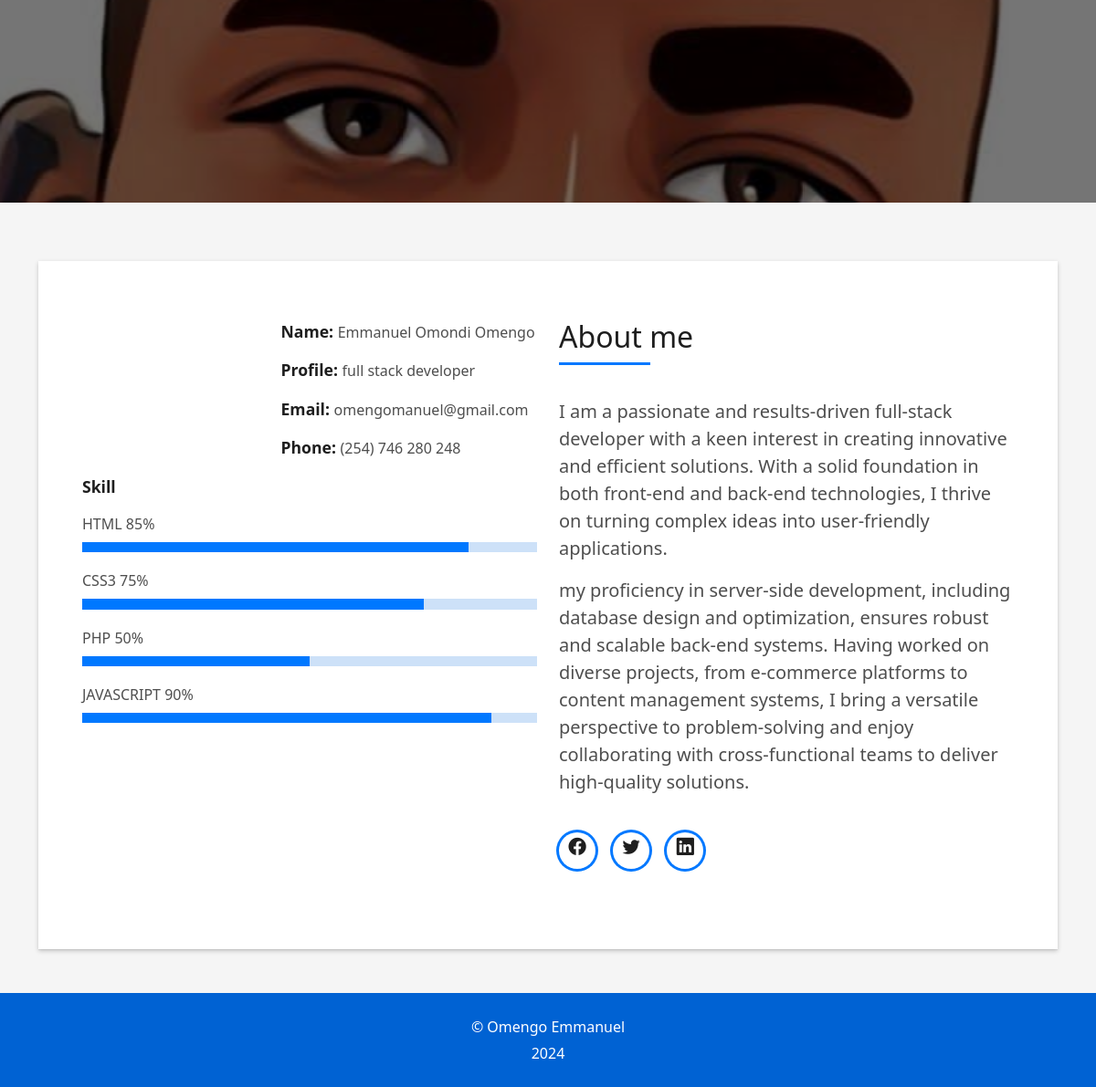
The app's page /about (lower part), older data.
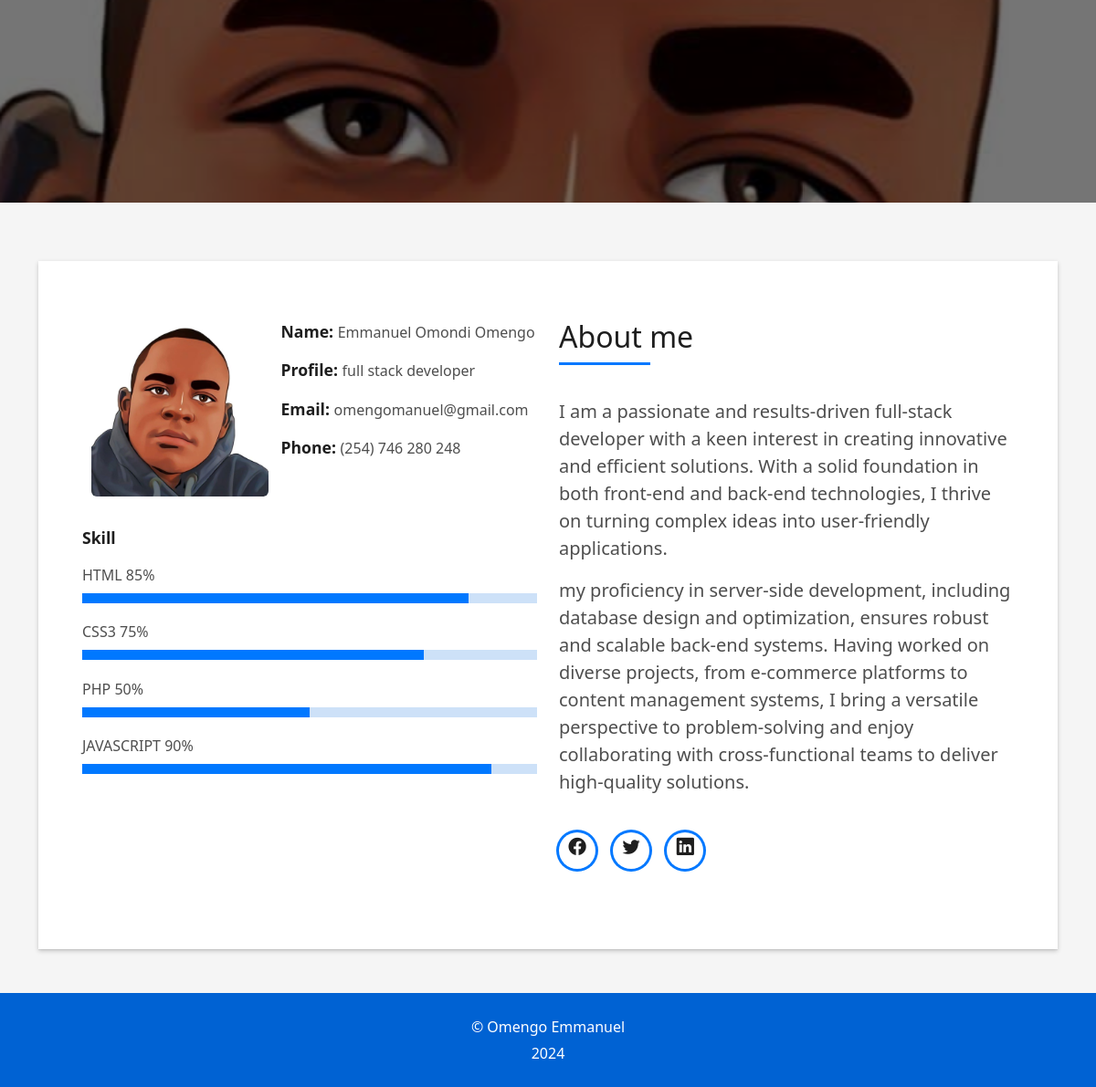
The same page, newer data.
### resume/models.py (models this page shows)
class home(models.Model):
    my_image = models.ImageField(upload_to="uploads/image")
    work_completed = models.IntegerField(default=0)
    Years_of_Experience = models.IntegerField(default=0)
    Total_Clients = models.IntegerField(default=0)
    Award_Won = models.IntegerField(default=0)

### resume/views.py (the view)
# urls.py: path('about', views.about, name="about"),
def about(request):
    homes = home.objects.all()
    return render(request, 'about.html', {'homes': homes})

### resume/templates/about.html (shortened to what the changed rows need)
{% extends 'layout.html' %}
{% load static %}
{% block body %}
    <section id="about" class="about-mf sect-pt4 route">
      <div class="container">
        <div class="row">
          <div class="col-sm-12">
            <div class="box-shadow-full">
              <div class="row">
                <div class="col-md-6">
                  <div class="row">
                    <div class="col-sm-6 col-md-5">
                      <div class="about-img">
                          {% for z in homes %}
                        <img src="/media/{{ z.my_image }}" class="img-fluid rounded b-shadow-a" alt="">
                          {% endfor %}
                      </div>
                    </div>
                  </div>
                </div>
              </div>
            </div>
          </div>
        </div>
      </div>
    </section>
{% endblock %}

Row changes from the older to the newer data that the page shows:
added home: my_image (picture)
